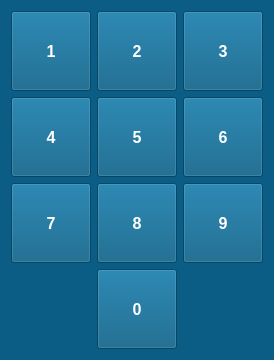
    <widget class="QWidget" name="widget_2" native="true">
     <property name="minimumSize">
      <size>
       <width>0</width>
       <height>0</height>
      </size>
     </property>
     <property name="palette">
      <palette>
       <active>
        <colorrole role="WindowText">
         <brush brushstyle="SolidPattern">
          <color alpha="255">
           <red>255</red>
           <green>255</green>
           <blue>255</blue>
          </color>
         </brush>
        </colorrole>
        <colorrole role="Button">
         <brush brushstyle="SolidPattern">
          <color alpha="200">
           <red>0</red>
           <green>85</green>
           <blue>127</blue>
          </color>
         </brush>
        </colorrole>
        <colorrole role="Light">
         <brush brushstyle="SolidPattern">
          <color alpha="200">
           <red>0</red>
           <green>128</green>
           <blue>191</blue>
          </color>
         </brush>
        </colorrole>
        <colorrole role="Midlight">
         <brush brushstyle="SolidPattern">
          <color alpha="200">
           <red>0</red>
           <green>106</green>
           <blue>159</blue>
          </color>
         </brush>
        </colorrole>
        <colorrole role="Dark">
         <brush brushstyle="SolidPattern">
          <color alpha="200">
           <red>0</red>
           <green>42</green>
           <blue>63</blue>
          </color>
         </brush>
        </colorrole>
        <colorrole role="Mid">
         <brush brushstyle="SolidPattern">
          <color alpha="200">
           <red>0</red>
           <green>56</green>
           <blue>84</blue>
          </color>
         </brush>
        </colorrole>
        <colorrole role="Text">
         <brush brushstyle="SolidPattern">
          <color alpha="255">
           <red>255</red>
           <green>255</green>
           <blue>255</blue>
          </color>
         </brush>
        </colorrole>
        <colorrole role="BrightText">
         <brush brushstyle="SolidPattern">
          <color alpha="255">
           <red>255</red>
           <green>255</green>
           <blue>255</blue>
          </color>
         </brush>
        </colorrole>
        <colorrole role="ButtonText">
         <brush brushstyle="SolidPattern">
          <color alpha="255">
           <red>255</red>
           <green>255</green>
           <blue>255</blue>
          </color>
         </brush>
        </colorrole>
        <colorrole role="Base">
         <brush brushstyle="SolidPattern">
          <color alpha="255">
           <red>0</red>
           <green>0</green>
           <blue>0</blue>
          </color>
         </brush>
        </colorrole>
        <colorrole role="Window">
         <brush brushstyle="SolidPattern">
          <color alpha="200">
           <red>0</red>
           <green>85</green>
           <blue>127</blue>
          </color>
         </brush>
        </colorrole>
        <colorrole role="Shadow">
         <brush brushstyle="SolidPattern">
          <color alpha="255">
           <red>0</red>
           <green>0</green>
           <blue>0</blue>
          </color>
         </brush>
        </colorrole>
        <colorrole role="AlternateBase">
         <brush brushstyle="SolidPattern">
          <color alpha="227">
           <red>0</red>
           <green>42</green>
           <blue>63</blue>
          </color>
         </brush>
        </colorrole>
        <colorrole role="ToolTipBase">
         <brush brushstyle="SolidPattern">
          <color alpha="255">
           <red>255</red>
           <green>255</green>
           <blue>220</blue>
          </color>
         </brush>
        </colorrole>
        <colorrole role="ToolTipText">
         <brush brushstyle="SolidPattern">
          <color alpha="255">
           <red>0</red>
           <green>0</green>
           <blue>0</blue>
          </color>
         </brush>
        </colorrole>
       </active>
       <inactive>
        <colorrole role="WindowText">
         <brush brushstyle="SolidPattern">
          <color alpha="255">
           <red>255</red>
           <green>255</green>
           <blue>255</blue>
          </color>
         </brush>
        </colorrole>
        <colorrole role="Button">
         <brush brushstyle="SolidPattern">
          <color alpha="200">
           <red>0</red>
           <green>85</green>
           <blue>127</blue>
          </color>
         </brush>
        </colorrole>
        <colorrole role="Light">
         <brush brushstyle="SolidPattern">
          <color alpha="200">
           <red>0</red>
           <green>128</green>
           <blue>191</blue>
          </color>
         </brush>
        </colorrole>
        <colorrole role="Midlight">
         <brush brushstyle="SolidPattern">
          <color alpha="200">
           <red>0</red>
           <green>106</green>
           <blue>159</blue>
          </color>
         </brush>
        </colorrole>
        <colorrole role="Dark">
         <brush brushstyle="SolidPattern">
          <color alpha="200">
           <red>0</red>
           <green>42</green>
           <blue>63</blue>
          </color>
         </brush>
        </colorrole>
        <colorrole role="Mid">
         <brush brushstyle="SolidPattern">
          <color alpha="200">
           <red>0</red>
           <green>56</green>
           <blue>84</blue>
          </color>
         </brush>
        </colorrole>
        <colorrole role="Text">
         <brush brushstyle="SolidPattern">
          <color alpha="255">
           <red>255</red>
           <green>255</green>
           <blue>255</blue>
          </color>
         </brush>
        </colorrole>
        <colorrole role="BrightText">
         <brush brushstyle="SolidPattern">
          <color alpha="255">
           <red>255</red>
           <green>255</green>
           <blue>255</blue>
          </color>
         </brush>
        </colorrole>
        <colorrole role="ButtonText">
         <brush brushstyle="SolidPattern">
          <color alpha="255">
           <red>255</red>
           <green>255</green>
           <blue>255</blue>
          </color>
         </brush>
        </colorrole>
        <colorrole role="Base">
         <brush brushstyle="SolidPattern">
          <color alpha="255">
           <red>0</red>
           <green>0</green>
           <blue>0</blue>
          </color>
         </brush>
        </colorrole>
        <colorrole role="Window">
         <brush brushstyle="SolidPattern">
          <color alpha="200">
           <red>0</red>
           <green>85</green>
           <blue>127</blue>
          </color>
         </brush>
        </colorrole>
        <colorrole role="Shadow">
         <brush brushstyle="SolidPattern">
          <color alpha="255">
           <red>0</red>
           <green>0</green>
           <blue>0</blue>
          </color>
         </brush>
        </colorrole>
        <colorrole role="AlternateBase">
         <brush brushstyle="SolidPattern">
          <color alpha="227">
           <red>0</red>
           <green>42</green>
           <blue>63</blue>
          </color>
         </brush>
        </colorrole>
        <colorrole role="ToolTipBase">
         <brush brushstyle="SolidPattern">
          <color alpha="255">
           <red>255</red>
           <green>255</green>
           <blue>220</blue>
          </color>
         </brush>
        </colorrole>
        <colorrole role="ToolTipText">
         <brush brushstyle="SolidPattern">
          <color alpha="255">
           <red>0</red>
           <green>0</green>
           <blue>0</blue>
          </color>
         </brush>
        </colorrole>
       </inactive>
       <disabled>
        <colorrole role="WindowText">
         <brush brushstyle="SolidPattern">
          <color alpha="200">
           <red>0</red>
           <green>42</green>
           <blue>63</blue>
          </color>
         </brush>
        </colorrole>
        <colorrole role="Button">
         <brush brushstyle="SolidPattern">
          <color alpha="200">
           <red>0</red>
           <green>85</green>
           <blue>127</blue>
          </color>
         </brush>
        </colorrole>
        <colorrole role="Light">
         <brush brushstyle="SolidPattern">
          <color alpha="200">
           <red>0</red>
           <green>128</green>
           <blue>191</blue>
          </color>
         </brush>
        </colorrole>
        <colorrole role="Midlight">
         <brush brushstyle="SolidPattern">
          <color alpha="200">
           <red>0</red>
           <green>106</green>
           <blue>159</blue>
          </color>
         </brush>
        </colorrole>
        <colorrole role="Dark">
         <brush brushstyle="SolidPattern">
          <color alpha="200">
           <red>0</red>
           <green>42</green>
           <blue>63</blue>
          </color>
         </brush>
        </colorrole>
        <colorrole role="Mid">
         <brush brushstyle="SolidPattern">
          <color alpha="200">
           <red>0</red>
           <green>56</green>
           <blue>84</blue>
          </color>
         </brush>
        </colorrole>
        <colorrole role="Text">
         <brush brushstyle="SolidPattern">
          <color alpha="200">
           <red>0</red>
           <green>42</green>
           <blue>63</blue>
          </color>
         </brush>
        </colorrole>
        <colorrole role="BrightText">
         <brush brushstyle="SolidPattern">
          <color alpha="255">
           <red>255</red>
           <green>255</green>
           <blue>255</blue>
          </color>
         </brush>
        </colorrole>
        <colorrole role="ButtonText">
         <brush brushstyle="SolidPattern">
          <color alpha="200">
           <red>0</red>
           <green>42</green>
           <blue>63</blue>
          </color>
         </brush>
        </colorrole>
        <colorrole role="Base">
         <brush brushstyle="SolidPattern">
          <color alpha="200">
           <red>0</red>
           <green>85</green>
           <blue>127</blue>
          </color>
         </brush>
        </colorrole>
        <colorrole role="Window">
         <brush brushstyle="SolidPattern">
          <color alpha="200">
           <red>0</red>
           <green>85</green>
           <blue>127</blue>
          </color>
         </brush>
        </colorrole>
        <colorrole role="Shadow">
         <brush brushstyle="SolidPattern">
          <color alpha="255">
           <red>0</red>
           <green>0</green>
           <blue>0</blue>
          </color>
         </brush>
        </colorrole>
        <colorrole role="AlternateBase">
         <brush brushstyle="SolidPattern">
          <color alpha="200">
           <red>0</red>
           <green>85</green>
           <blue>127</blue>
          </color>
         </brush>
        </colorrole>
        <colorrole role="ToolTipBase">
         <brush brushstyle="SolidPattern">
          <color alpha="255">
           <red>255</red>
           <green>255</green>
           <blue>220</blue>
          </color>
         </brush>
        </colorrole>
        <colorrole role="ToolTipText">
         <brush brushstyle="SolidPattern">
          <color alpha="255">
           <red>0</red>
           <green>0</green>
           <blue>0</blue>
          </color>
         </brush>
        </colorrole>
       </disabled>
      </palette>
     </property>
     <property name="autoFillBackground">
      <bool>true</bool>
     </property>
     <layout class="QGridLayout" name="gridLayout_2">
      <item row="0" column="0">
       <widget class="QPushButton" name="button1">
        <property name="minimumSize">
         <size>
          <width>0</width>
          <height>80</height>
         </size>
        </property>
        <property name="font">
         <font>
          <pointsize>12</pointsize>
          <weight>75</weight>
          <bold>true</bold>
         </font>
        </property>
        <property name="text">
         <string>1</string>
        </property>
       </widget>
      </item>
      <item row="0" column="1">
       <widget class="QPushButton" name="button2">
        <property name="minimumSize">
         <size>
          <width>0</width>
          <height>80</height>
         </size>
        </property>
        <property name="font">
         <font>
          <pointsize>12</pointsize>
          <weight>75</weight>
          <bold>true</bold>
         </font>
        </property>
        <property name="text">
         <string>2</string>
        </property>
       </widget>
      </item>
      <item row="0" column="2">
       <widget class="QPushButton" name="button3">
        <property name="minimumSize">
         <size>
          <width>0</width>
          <height>80</height>
         </size>
        </property>
        <property name="font">
         <font>
          <pointsize>12</pointsize>
          <weight>75</weight>
          <bold>true</bold>
         </font>
        </property>
        <property name="text">
         <string>3</string>
        </property>
       </widget>
      </item>
      <item row="1" column="0">
       <widget class="QPushButton" name="button4">
        <property name="minimumSize">
         <size>
          <width>0</width>
          <height>80</height>
         </size>
        </property>
        <property name="font">
         <font>
          <pointsize>12</pointsize>
          <weight>75</weight>
          <bold>true</bold>
         </font>
        </property>
        <property name="text">
         <string>4</string>
        </property>
       </widget>
      </item>
      <item row="1" column="1">
       <widget class="QPushButton" name="button5">
        <property name="minimumSize">
         <size>
          <width>0</width>
          <height>80</height>
         </size>
        </property>
        <property name="font">
         <font>
          <pointsize>12</pointsize>
          <weight>75</weight>
          <bold>true</bold>
         </font>
        </property>
        <property name="text">
         <string>5</string>
        </property>
       </widget>
      </item>
      <item row="1" column="2">
       <widget class="QPushButton" name="button6">
        <property name="minimumSize">
         <size>
          <width>0</width>
          <height>80</height>
         </size>
        </property>
        <property name="font">
         <font>
          <pointsize>12</pointsize>
          <weight>75</weight>
          <bold>true</bold>
         </font>
        </property>
        <property name="text">
         <string>6</string>
        </property>
       </widget>
      </item>
      <item row="2" column="0">
       <widget class="QPushButton" name="button7">
        <property name="minimumSize">
         <size>
          <width>0</width>
          <height>80</height>
         </size>
        </property>
        <property name="font">
         <font>
          <pointsize>12</pointsize>
          <weight>75</weight>
          <bold>true</bold>
         </font>
        </property>
        <property name="text">
         <string>7</string>
        </property>
       </widget>
      </item>
      <item row="2" column="1">
       <widget class="QPushButton" name="button8">
        <property name="minimumSize">
         <size>
          <width>0</width>
          <height>80</height>
         </size>
        </property>
        <property name="font">
         <font>
          <pointsize>12</pointsize>
          <weight>75</weight>
          <bold>true</bold>
         </font>
        </property>
        <property name="text">
         <string>8</string>
        </property>
       </widget>
      </item>
      <item row="2" column="2">
       <widget class="QPushButton" name="button9">
        <property name="minimumSize">
         <size>
          <width>0</width>
          <height>80</height>
         </size>
        </property>
        <property name="font">
         <font>
          <pointsize>12</pointsize>
          <weight>75</weight>
          <bold>true</bold>
         </font>
        </property>
        <property name="text">
         <string>9</string>
        </property>
       </widget>
      </item>
      <item row="3" column="1">
       <widget class="QPushButton" name="button0">
        <property name="minimumSize">
         <size>
          <width>0</width>
          <height>80</height>
         </size>
        </property>
        <property name="font">
         <font>
          <pointsize>12</pointsize>
          <weight>75</weight>
          <bold>true</bold>
         </font>
        </property>
        <property name="text">
         <string>0</string>
        </property>
       </widget>
      </item>
     </layout>
    </widget>
